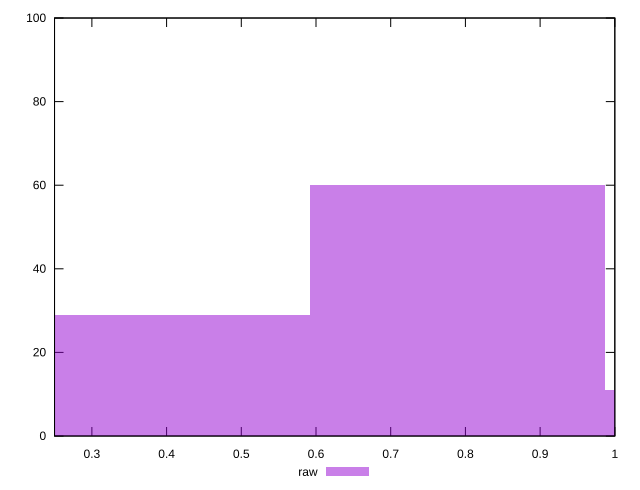

Write gnuplot code to recreate this figure.
reset

$raw <<EOF
0.3944962244419616 29
1.1834886733258847 11
0.7889924488839232 60
EOF

set key outside below
set boxwidth 0.3944962244419616
set xrange [0.25:1]
set yrange [0:100]
set trange [0:100]
set style fill transparent solid 0.5 noborder
set terminal svg size 640, 490 enhanced background rgb 'white'
set output "reports/report_00027_2021-02-24T12-40-31.850Z/meta/score/samples/agenda/raw/histogram.svg"

plot $raw title "raw" with boxes

reset
